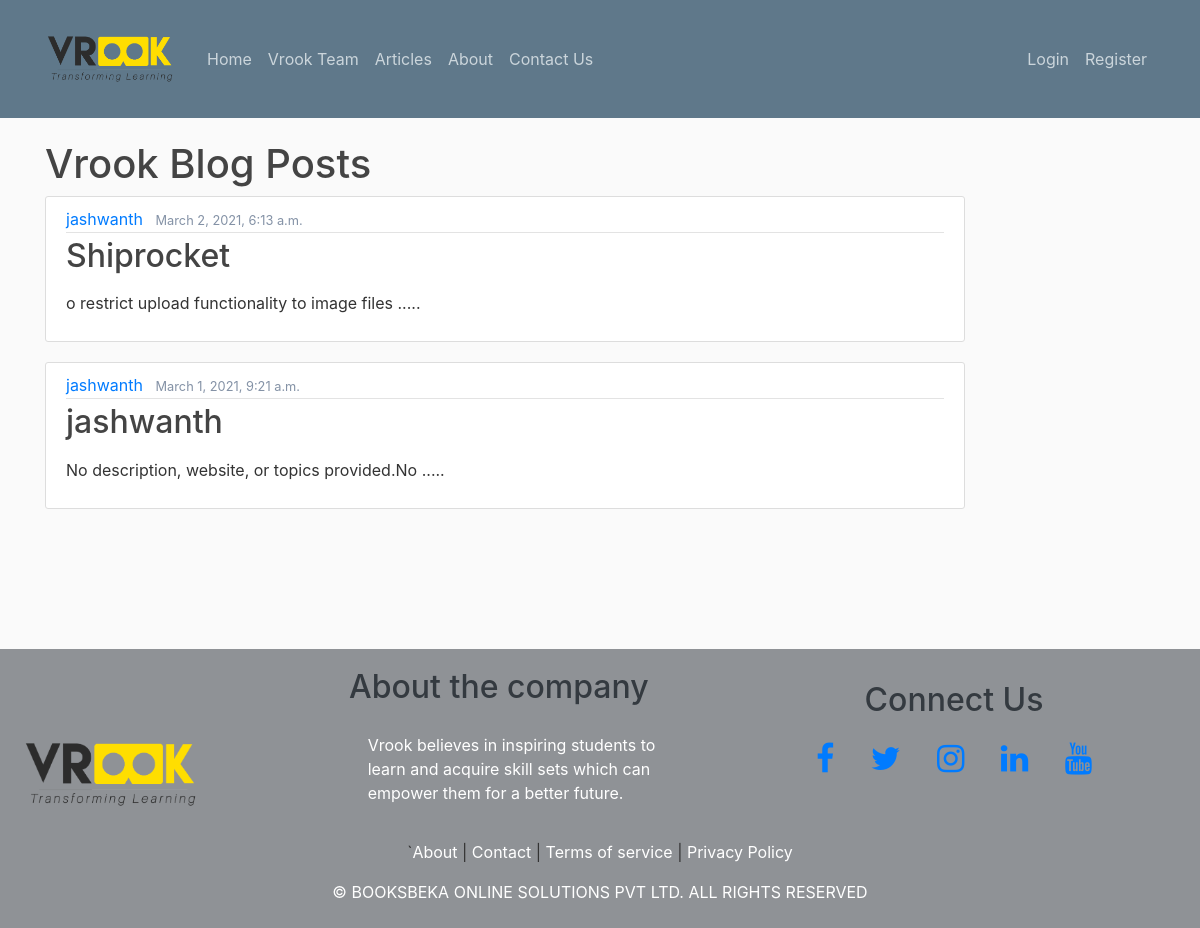
/articles/, run on an earlier commit of the app's database.
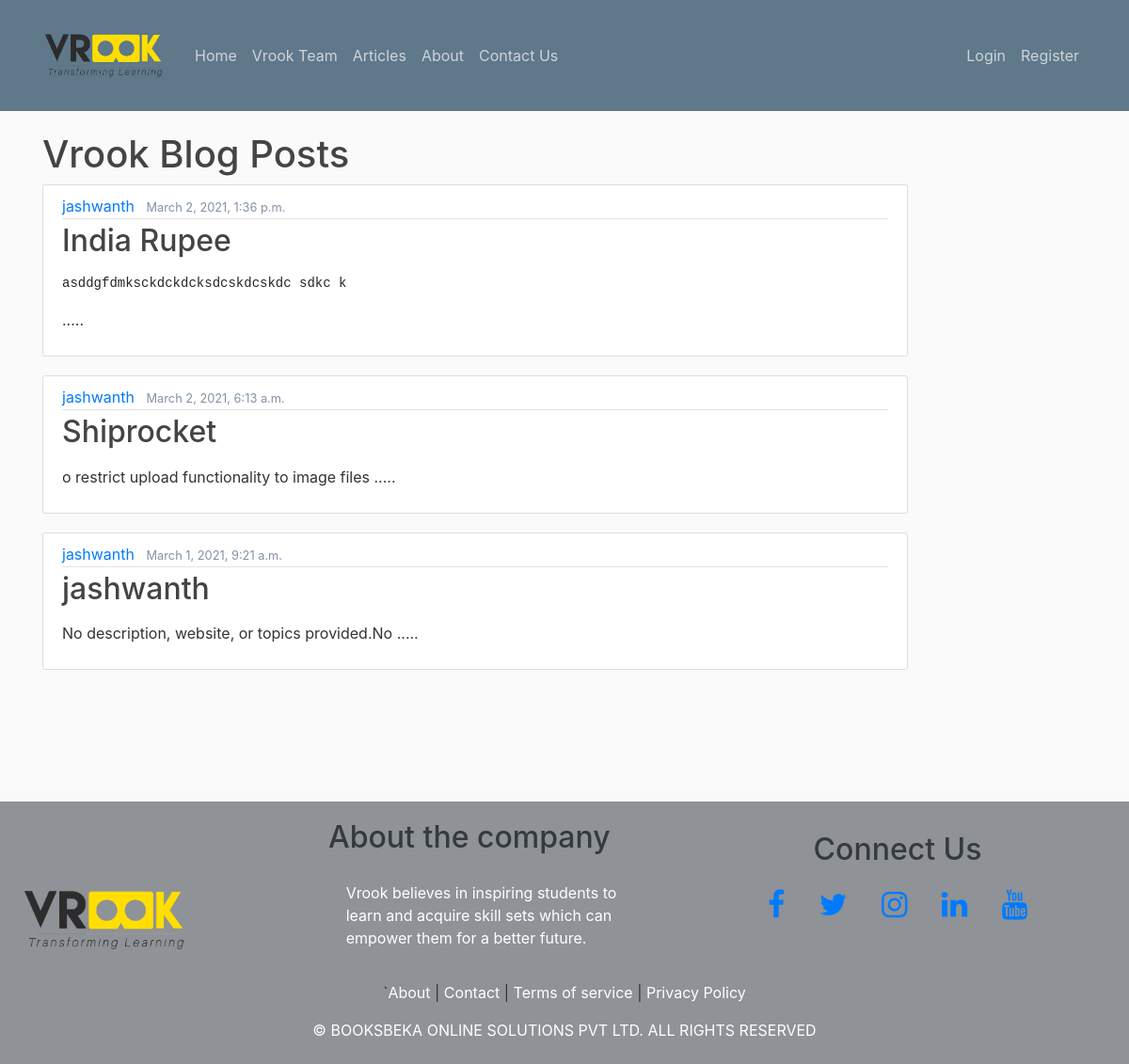
And on a later commit of the database.
### articles/models.py (models this page shows, shortened)
class Articles(models.Model):
    title=models.CharField(max_length=250)
    slug=models.SlugField()
    body=RichTextField(blank=True,null=True)
    date=models.DateTimeField(auto_now_add=True)
    thumbnail=models.ImageField(default='default.png',blank=True)
    author=models.ForeignKey(User,default=None,on_delete=models.DO_NOTHING,)
    def snippet(self):
        return self.body[:50]+ ' .....'

### articles/views.py (the view)
# urls.py: path('',views.articles,name="list"),
def articles(request):
    articles = Articles.objects.all().order_by('-date')
    return render(request, 'articles/articles.html', {'articles': articles})

### articles/templates/articles/articles.html
{% extends 'base_layout.html' %}
{% block content %}
    <h1>Vrook Blog Posts</h1>
    <div class="articles">
        {% for article in articles %}
            <article class="media content-section">
              <div class="media-body">
                <div class="article-metadata">
                  <a class="mr-2" href="#">{{ article.author }}</a>
                  <small class="text-muted">{{ article.date }}</small>
                </div>
                <h2><a class="article-title" href="{% url 'articles:details' slug=article.slug %}">{{ article.title  }}</a></h2>
                <p class="article-content">{{ article.snippet|safe }}</p>
              </div>
            </article>
        {% endfor %}
    </div>
{% endblock%}

What changed in the data, as far as the page shows it:
added Articles: author "jashwanth", date "March 2, 2021, 1:36 p.m.", title "India Rupee", snippet "asddgfdmksckdckdcksdcskdcskdc sdkc k ....."
